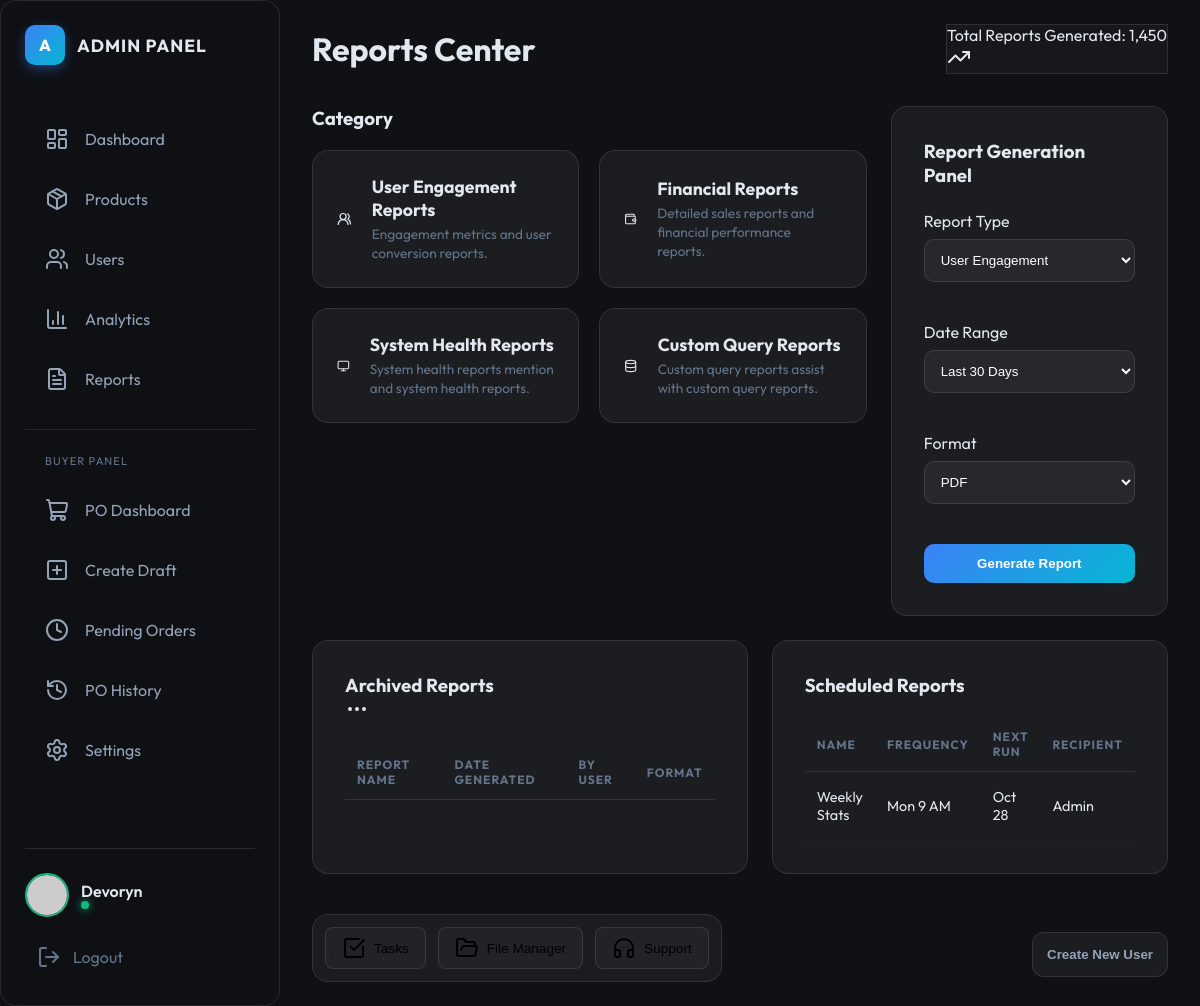
Screenshot of /reports (signed in) with the database file from the repository.
### models.py (models this page shows)
class User(db.Model):
    id = db.Column(db.Integer, primary_key=True)
    name = db.Column(db.String(100), nullable=False)
    email = db.Column(db.String(120), unique=True, nullable=False)
    password = db.Column(db.String(120), nullable=False, default='password')
    role = db.Column(db.String(50), default='User')
    avatar_seed = db.Column(db.String(100), default='Devoryn')
    is_admin = db.Column(db.Boolean, default=True)
    status = db.Column(db.String(20), default='Active')
    last_login = db.Column(db.String(50))

### app.py (the view)
@app.route('/reports')
@login_required
@admin_required
def reports():
    archived = ArchivedReport.query.all()
    messages_list = Message.query.all()
    scheduled = [{"name": "Weekly Stats", "freq": "Mon 9 AM", "next": "Oct 28", "recipient": "Admin"}]
    return render_template('reports.html', archived=archived, scheduled=scheduled, messages=messages_list)

### app.py (called while the page is built)
def login_required(f):
    @functools.wraps(f)
    def decorated_function(*args, **kwargs):
        if 'user_id' not in session:
            return redirect(url_for('login'))
        return f(*args, **kwargs)
    return decorated_function

def admin_required(f):
    @functools.wraps(f)
    def decorated_function(*args, **kwargs):
        user = db.session.get(User, session.get('user_id'))
        if not user or not user.is_admin:
            return redirect(url_for('shop'))
        return f(*args, **kwargs)
    return decorated_function

@app.context_processor
def inject_user():
    def get_user():
        if 'user_id' in session:
            return db.session.get(User, session['user_id'])
        return None
    return dict(get_user=get_user)

### templates/reports.html (shortened to what this page needs)
{% extends "base.html" %}
{% block topbar %}
<div class="page-title">
    <h1>Reports Center</h1>
</div>
<div class="top-actions">
    <div class="report-stat-summary glass-item">
        <div class="report-stat-info">
            <span class="label">Total Reports Generated:</span>
            <span class="value">1,450</span>
        </div>
        <i data-lucide="trending-up" class="trend-icon"></i>
    </div>
</div>
{% endblock %}
{% block content %}
<div class="reports-hub">
    <div class="report-categories">
        <h3>Category</h3>
        <div class="category-grid">
            <div class="category-card glass">
                <i data-lucide="users-2"></i>
                <div class="card-info">
                    <h4>User Engagement Reports</h4>
                    <p>Engagement metrics and user conversion reports.</p>
                </div>
            </div>
            <div class="category-card glass">
                <i data-lucide="wallet"></i>
                <div class="card-info">
                    <h4>Financial Reports</h4>
                    <p>Detailed sales reports and financial performance reports.</p>
                </div>
            </div>
            <div class="category-card glass">
                <i data-lucide="monitor"></i>
                <div class="card-info">
                    <h4>System Health Reports</h4>
                    <p>System health reports mention and system health reports.</p>
                </div>
            </div>
            <div class="category-card glass">
                <i data-lucide="database"></i>
                <div class="card-info">
                    <h4>Custom Query Reports</h4>
                    <p>Custom query reports assist with custom query reports.</p>
                </div>
            </div>
        </div>
    </div>
    <div class="generation-panel-container">
        <div class="generation-panel glass">
            <h3>Report Generation Panel</h3>
            <form id="reportGenForm" class="gen-form">
                <div class="form-group">
                    <label>Report Type</label>
                    <select name="type" class="glass-select">
                        <option value="User Engagement">User Engagement</option>
                    </select>
                </div>
                <div class="form-group">
                    <label>Date Range</label>
                    <select name="range" class="glass-select">
                        <option value="Last 30 Days">Last 30 Days</option>
                    </select>
                </div>
                <div class="form-group">
                    <label>Format</label>
                    <select name="format" class="glass-select">
                        <option value="PDF">PDF</option>
                    </select>
                </div>
                <button type="submit" class="btn-submit blue-gradient">Generate Report</button>
            </form>
        </div>
    </div>
    <div class="reports-tables-row">
        <div class="table-container glass">
            <div class="table-header">
                <h3>Archived Reports</h3>
                <i data-lucide="more-horizontal"></i>
            </div>
            <table class="simple-table">
                <thead>
                    <tr><th>Report Name</th><th>Date Generated</th><th>By User</th><th>Format</th></tr>
                </thead>
            </table>
        </div>
        <div class="table-container glass">
            <div class="table-header">
                <h3>Scheduled Reports</h3>
            </div>
            <table class="simple-table">
                <thead>
                    <tr><th>Name</th><th>Frequency</th><th>Next Run</th><th>Recipient</th></tr>
                </thead>
                <tbody>
                    {% for report in scheduled %}
                    <tr>
                        <td>{{ report.name }}</td>
                        <td>{{ report.freq }}</td>
                        <td>{{ report.next }}</td>
                        <td>{{ report.recipient }}</td>
                    </tr>
                    {% endfor %}
                </tbody>
            </table>
        </div>
    </div>
</div>
<div class="reports-bottom-actions">
    <div class="app-menu-small glass">
        <button class="menu-item-small glass-item" onclick="openModal('tasksModal')"><i data-lucide="check-square"></i> Tasks</button>
        <button class="menu-item-small glass-item" onclick="openModal('fileManagerModal')"><i data-lucide="folder-open"></i> File Manager</button>
        <button class="menu-item-small glass-item" onclick="openModal('supportModal')"><i data-lucide="headphones"></i> Support</button>
    </div>
    <div class="quick-actions-row">
        <button class="action-btn subtle-btn" onclick="openModal('createUserModal')">Create New User</button>
    </div>
</div>
{% endblock %}

### templates/base.html (shortened to what this page needs)
<!DOCTYPE html>
<html lang="en">
<head>
    <link rel="stylesheet" href="{{ url_for('static', filename='css/style.css') }}">
</head>
<body>
    <div class="dashboard-container">
        <aside class="sidebar glass">
            <div class="sidebar-header">
                {% set current_user = get_user() %}
                <div class="logo-container">
                    <div class="logo-icon blue-gradient">{{ 'A' if (current_user and current_user.is_admin) else 'B' }}</div>
                    <span class="logo-text">{{ 'ADMIN' if (current_user and current_user.is_admin) else 'BUYER' }} PANEL</span>
                </div>
            </div>
            <nav class="sidebar-nav">
                {% if current_user and current_user.is_admin %}
                <a href="/" class="nav-item">
                    <i data-lucide="layout-dashboard"></i>
                    <span>Dashboard</span>
                </a>
                <a href="/products" class="nav-item">
                    <i data-lucide="package"></i>
                    <span>Products</span>
                </a>
                <a href="/users" class="nav-item">
                    <i data-lucide="users"></i>
                    <span>Users</span>
                </a>
                <a href="/analytics" class="nav-item">
                    <i data-lucide="bar-chart-3"></i>
                    <span>Analytics</span>
                </a>
                <a href="/reports" class="nav-item">
                    <i data-lucide="file-text"></i>
                    <span>Reports</span>
                </a>
                <div class="sidebar-divider" style="height: 1px; background: rgba(255,255,255,0.1); margin: 16px 0;"></div>
                {% endif %}
                <div class="sidebar-label" style="font-size: 0.7rem; color: var(--text-dim); padding-left: 20px; margin-bottom: 8px; letter-spacing: 1px;">BUYER PANEL</div>
                <a href="/buyer/" class="nav-item">
                    <i data-lucide="shopping-cart"></i>
                    <span>PO Dashboard</span>
                </a>
                <a href="/buyer/draft/create" class="nav-item">
                    <i data-lucide="plus-square"></i>
                    <span>Create Draft</span>
                </a>
                <a href="/buyer/pending" class="nav-item">
                    <i data-lucide="clock"></i>
                    <span>Pending Orders</span>
                </a>
                <a href="/buyer/history" class="nav-item">
                    <i data-lucide="history"></i>
                    <span>PO History</span>
                </a>
                {% if current_user and current_user.is_admin %}
                <a href="#" class="nav-item" onclick="openModal('themeSettingsModal')">
                    <i data-lucide="settings"></i>
                    <span>Settings</span>
                </a>
                {% endif %}
            </nav>
            <div class="sidebar-footer">
                <div class="user-profile interactive" onclick="openModal('profileModal')">
                    {% if session.user_id %}
                        {% set current_user = get_user() %}
                        <img src="https://api.dicebear.com/7.x/avataaars/svg?seed={{ current_user.avatar_seed }}" alt="{{ current_user.name }}" class="avatar">
                        <div class="user-info">
                            <span class="user-name">{{ current_user.name }}</span>
                            <div class="status-indicator"></div>
                        </div>
                    {% endif %}
                </div>
                <a href="/logout" class="logout-btn nav-item">
                    <i data-lucide="log-out"></i>
                    <span>Logout</span>
                </a>
            </div>
        </aside>
        <main class="main-content">
            <header class="top-bar">
                {% block topbar %}{% endblock %}
            </header>
            {% block content %}{% endblock %}
        </main>
    </div>
</body>
</html>

### rows the page displays
User: is_admin "A", is_admin "ADMIN", name "Devoryn", name "Weekly Stats", freq "Mon 9 AM", next "Oct 28", recipient "Admin"
